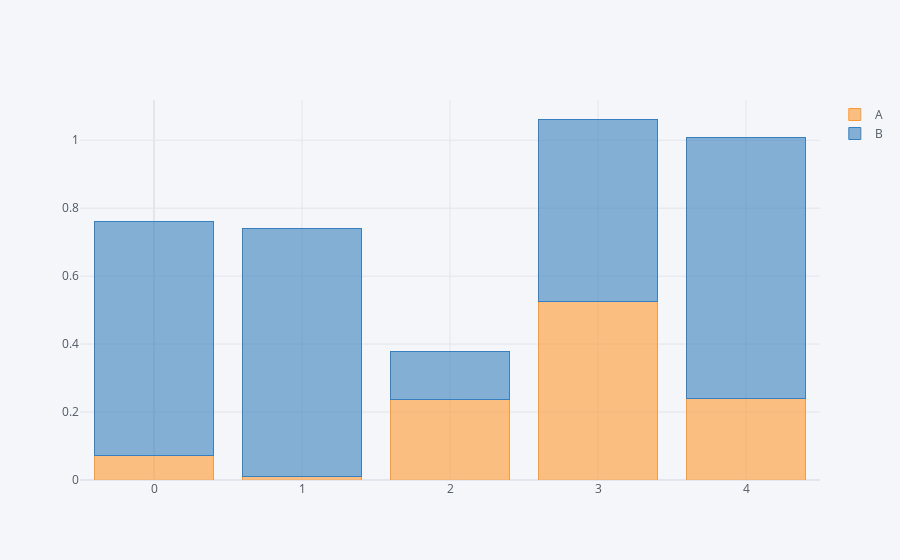

The code cell stored with this chart in its notebook:
### Markdown cell above
#### [ 누적 그래프 옵션 ]

### Code cell
df.iplot(kind = 'bar', barmode = 'stack') # barmode 옵션 활용

### Figure 1 — Plotly figure (JSON) as saved in the notebook; plotly's stock layout.template omitted (floating-point values rounded to 4 significant figures)
{"data": [{"marker": {"color": "rgba(255, 153, 51, 0.6)", "line": {"color": "rgba(255, 153, 51, 1.0)", "width": 1}}, "name": "A", "orientation": "v", "text": "", "type": "bar", "x": [0, 1, 2, 3, 4], "y": [0.07282, 0.01052, 0.2358, 0.5247, 0.241]}, {"marker": {"color": "rgba(55, 128, 191, 0.6)", "line": {"color": "rgba(55, 128, 191, 1.0)", "width": 1}}, "name": "B", "orientation": "v", "text": "", "type": "bar", "x": [0, 1, 2, 3, 4], "y": [0.6892, 0.7308, 0.1419, 0.5378, 0.7672]}], "layout": {"barmode": "stack", "legend": {"bgcolor": "#F5F6F9", "font": {"color": "#4D5663"}, "traceorder": "normal"}, "paper_bgcolor": "#F5F6F9", "plot_bgcolor": "#F5F6F9", "title": {"font": {"color": "#4D5663"}}, "xaxis": {"gridcolor": "#E1E5ED", "showgrid": true, "tickfont": {"color": "#4D5663"}, "title": {"font": {"color": "#4D5663"}, "text": ""}, "zerolinecolor": "#E1E5ED"}, "yaxis": {"gridcolor": "#E1E5ED", "showgrid": true, "tickfont": {"color": "#4D5663"}, "title": {"font": {"color": "#4D5663"}, "text": ""}, "zerolinecolor": "#E1E5ED"}}}
